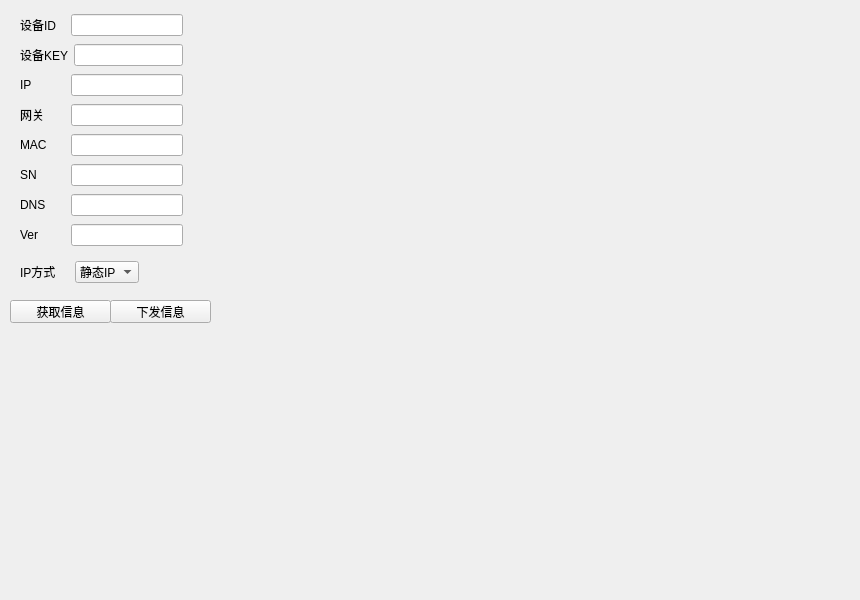
<?xml version="1.0" encoding="UTF-8"?>
<ui version="4.0">
 <class>AppSetNet</class>
 <widget class="QWidget" name="AppSetNet">
  <property name="geometry">
   <rect>
    <x>0</x>
    <y>0</y>
    <width>860</width>
    <height>600</height>
   </rect>
  </property>
  <property name="minimumSize">
   <size>
    <width>860</width>
    <height>600</height>
   </size>
  </property>
  <property name="windowTitle">
   <string>Form</string>
  </property>
  <widget class="QPushButton" name="get_info">
   <property name="geometry">
    <rect>
     <x>10</x>
     <y>300</y>
     <width>101</width>
     <height>23</height>
    </rect>
   </property>
   <property name="text">
    <string>获取信息</string>
   </property>
  </widget>
  <widget class="QPushButton" name="set_info">
   <property name="geometry">
    <rect>
     <x>110</x>
     <y>300</y>
     <width>101</width>
     <height>23</height>
    </rect>
   </property>
   <property name="text">
    <string>下发信息</string>
   </property>
  </widget>
  <widget class="QWidget" name="layoutWidget">
   <property name="geometry">
    <rect>
     <x>20</x>
     <y>260</y>
     <width>119</width>
     <height>24</height>
    </rect>
   </property>
   <layout class="QHBoxLayout" name="horizontalLayout_8">
    <item>
     <widget class="QLabel" name="label_6">
      <property name="minimumSize">
       <size>
        <width>45</width>
        <height>0</height>
       </size>
      </property>
      <property name="text">
       <string>IP方式</string>
      </property>
     </widget>
    </item>
    <item>
     <widget class="QComboBox" name="ip_type">
      <item>
       <property name="text">
        <string>静态IP</string>
       </property>
      </item>
      <item>
       <property name="text">
        <string>动态IP</string>
       </property>
      </item>
     </widget>
    </item>
   </layout>
  </widget>
  <widget class="QWidget" name="layoutWidget">
   <property name="geometry">
    <rect>
     <x>20</x>
     <y>12</y>
     <width>163</width>
     <height>236</height>
    </rect>
   </property>
   <layout class="QGridLayout" name="gridLayout">
    <item row="0" column="0">
     <layout class="QHBoxLayout" name="horizontalLayout">
      <item>
       <widget class="QLabel" name="label_7">
        <property name="minimumSize">
         <size>
          <width>45</width>
          <height>0</height>
         </size>
        </property>
        <property name="text">
         <string>设备ID</string>
        </property>
       </widget>
      </item>
      <item>
       <widget class="QLineEdit" name="dev_name">
        <property name="minimumSize">
         <size>
          <width>45</width>
          <height>0</height>
         </size>
        </property>
       </widget>
      </item>
     </layout>
    </item>
    <item row="1" column="0">
     <layout class="QHBoxLayout" name="horizontalLayout_2">
      <item>
       <widget class="QLabel" name="label_8">
        <property name="minimumSize">
         <size>
          <width>45</width>
          <height>0</height>
         </size>
        </property>
        <property name="text">
         <string>设备KEY</string>
        </property>
       </widget>
      </item>
      <item>
       <widget class="QLineEdit" name="dev_key"/>
      </item>
     </layout>
    </item>
    <item row="2" column="0">
     <layout class="QHBoxLayout" name="horizontalLayout_4">
      <item>
       <widget class="QLabel" name="label_2">
        <property name="minimumSize">
         <size>
          <width>45</width>
          <height>0</height>
         </size>
        </property>
        <property name="text">
         <string>IP</string>
        </property>
       </widget>
      </item>
      <item>
       <widget class="QLineEdit" name="ip"/>
      </item>
     </layout>
    </item>
    <item row="3" column="0">
     <layout class="QHBoxLayout" name="horizontalLayout_6">
      <item>
       <widget class="QLabel" name="label_4">
        <property name="minimumSize">
         <size>
          <width>45</width>
          <height>0</height>
         </size>
        </property>
        <property name="text">
         <string>网关</string>
        </property>
       </widget>
      </item>
      <item>
       <widget class="QLineEdit" name="gw"/>
      </item>
     </layout>
    </item>
    <item row="4" column="0">
     <layout class="QHBoxLayout" name="horizontalLayout_3">
      <item>
       <widget class="QLabel" name="label">
        <property name="minimumSize">
         <size>
          <width>45</width>
          <height>0</height>
         </size>
        </property>
        <property name="text">
         <string>MAC</string>
        </property>
       </widget>
      </item>
      <item>
       <widget class="QLineEdit" name="mac"/>
      </item>
     </layout>
    </item>
    <item row="5" column="0">
     <layout class="QHBoxLayout" name="horizontalLayout_5">
      <item>
       <widget class="QLabel" name="label_3">
        <property name="minimumSize">
         <size>
          <width>45</width>
          <height>0</height>
         </size>
        </property>
        <property name="text">
         <string>SN</string>
        </property>
       </widget>
      </item>
      <item>
       <widget class="QLineEdit" name="sn"/>
      </item>
     </layout>
    </item>
    <item row="6" column="0">
     <layout class="QHBoxLayout" name="horizontalLayout_7">
      <item>
       <widget class="QLabel" name="label_5">
        <property name="minimumSize">
         <size>
          <width>45</width>
          <height>0</height>
         </size>
        </property>
        <property name="text">
         <string>DNS</string>
        </property>
       </widget>
      </item>
      <item>
       <widget class="QLineEdit" name="dns"/>
      </item>
     </layout>
    </item>
    <item row="7" column="0">
     <layout class="QHBoxLayout" name="horizontalLayout_9">
      <item>
       <widget class="QLabel" name="label_9">
        <property name="minimumSize">
         <size>
          <width>45</width>
          <height>0</height>
         </size>
        </property>
        <property name="text">
         <string>Ver</string>
        </property>
       </widget>
      </item>
      <item>
       <widget class="QLineEdit" name="ver"/>
      </item>
     </layout>
    </item>
   </layout>
  </widget>
 </widget>
 <resources/>
 <connections/>
</ui>
